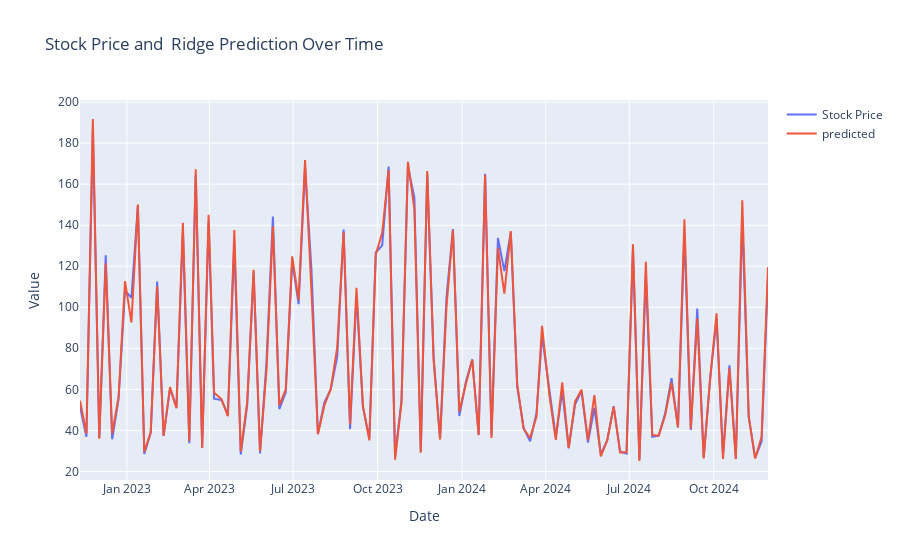

Notebook source saved alongside this figure:
### Markdown cell above
####  Plotly interactive visualization
- Helps to zoom in and zoom out
- We can see the best prediction is biased towards the previous week price

### Code cell
import plotly.express as px
import plotly.graph_objects as go

trace1 = go.Scatter(x=dates[-len(y_test_scaled):], y=y_test_scaled.reshape(1,-1)[0], mode='lines', name='Stock Price')
trace2 = go.Scatter(x=dates[-len(y_test_scaled):], y=predictions.reshape(1,-1)[0], mode='lines', name='predicted')

# Create the layout
layout = go.Layout(
    title='Stock Price and  Ridge Prediction Over Time',
    xaxis=dict(title='Date'),
    yaxis=dict(title='Value')
)

# Create the figure with both traces
fig = go.Figure(data=[trace1, trace2], layout=layout)

# Show the plot
fig.show()
